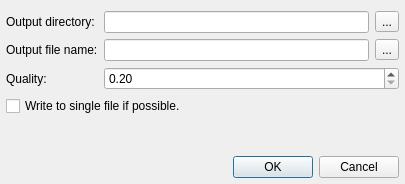
<?xml version="1.0" encoding="UTF-8"?>
<ui version="4.0">
 <class>FileWriterSettingsDialog</class>
 <widget class="QDialog" name="FileWriterSettingsDialog">
  <property name="geometry">
   <rect>
    <x>0</x>
    <y>0</y>
    <width>405</width>
    <height>184</height>
   </rect>
  </property>
  <property name="windowTitle">
   <string>File Writer Plugin Settings</string>
  </property>
  <layout class="QGridLayout" name="gridLayout">
   <property name="leftMargin">
    <number>6</number>
   </property>
   <property name="rightMargin">
    <number>6</number>
   </property>
   <property name="bottomMargin">
    <number>6</number>
   </property>
   <item row="0" column="0">
    <widget class="QLabel" name="label_2">
     <property name="text">
      <string>Output directory:</string>
     </property>
    </widget>
   </item>
   <item row="2" column="0">
    <widget class="QLabel" name="label_6">
     <property name="text">
      <string>Quality:</string>
     </property>
    </widget>
   </item>
   <item row="0" column="1">
    <widget class="QLineEdit" name="outDirEdit"/>
   </item>
   <item row="4" column="0">
    <spacer name="verticalSpacer">
     <property name="orientation">
      <enum>Qt::Vertical</enum>
     </property>
     <property name="sizeHint" stdset="0">
      <size>
       <width>20</width>
       <height>40</height>
      </size>
     </property>
    </spacer>
   </item>
   <item row="0" column="2">
    <widget class="QToolButton" name="dirButton">
     <property name="text">
      <string notr="true">...</string>
     </property>
    </widget>
   </item>
   <item row="1" column="1">
    <widget class="QLineEdit" name="outFileEdit"/>
   </item>
   <item row="2" column="1" colspan="2">
    <widget class="QDoubleSpinBox" name="qualitySpinBox">
     <property name="minimum">
      <double>0.200000000000000</double>
     </property>
     <property name="maximum">
      <double>1.000000000000000</double>
     </property>
     <property name="singleStep">
      <double>0.010000000000000</double>
     </property>
    </widget>
   </item>
   <item row="6" column="0" colspan="3">
    <widget class="QDialogButtonBox" name="buttonBox">
     <property name="sizePolicy">
      <sizepolicy hsizetype="Expanding" vsizetype="Fixed">
       <horstretch>0</horstretch>
       <verstretch>0</verstretch>
      </sizepolicy>
     </property>
     <property name="standardButtons">
      <set>QDialogButtonBox::Cancel|QDialogButtonBox::Ok</set>
     </property>
    </widget>
   </item>
   <item row="1" column="0">
    <widget class="QLabel" name="label_3">
     <property name="text">
      <string>Output file name:</string>
     </property>
    </widget>
   </item>
   <item row="1" column="2">
    <widget class="QToolButton" name="fileNameButton">
     <property name="text">
      <string notr="true">...</string>
     </property>
    </widget>
   </item>
   <item row="3" column="0" colspan="2">
    <widget class="QCheckBox" name="singleFileCheckBox">
     <property name="text">
      <string>Write to single file if possible.</string>
     </property>
    </widget>
   </item>
  </layout>
 </widget>
 <resources/>
 <connections>
  <connection>
   <sender>buttonBox</sender>
   <signal>accepted()</signal>
   <receiver>FileWriterSettingsDialog</receiver>
   <slot>accept()</slot>
   <hints>
    <hint type="sourcelabel">
     <x>270</x>
     <y>76</y>
    </hint>
    <hint type="destinationlabel">
     <x>91</x>
     <y>88</y>
    </hint>
   </hints>
  </connection>
  <connection>
   <sender>buttonBox</sender>
   <signal>rejected()</signal>
   <receiver>FileWriterSettingsDialog</receiver>
   <slot>reject()</slot>
   <hints>
    <hint type="sourcelabel">
     <x>326</x>
     <y>78</y>
    </hint>
    <hint type="destinationlabel">
     <x>139</x>
     <y>60</y>
    </hint>
   </hints>
  </connection>
 </connections>
</ui>
